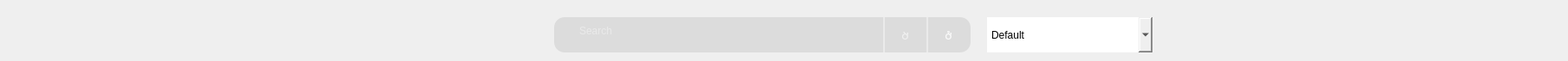
  <widget class="QGroupBox" name="searchBar">
   <property name="geometry">
    <rect>
     <x>110</x>
     <y>0</y>
     <width>1811</width>
     <height>71</height>
    </rect>
   </property>
   <property name="styleSheet">
    <string notr="true">border:none;
background:none;</string>
   </property>
   <property name="title">
    <string/>
   </property>
   <widget class="QLabel" name="label_15">
    <property name="geometry">
     <rect>
      <x>30</x>
      <y>50</y>
      <width>171</width>
      <height>91</height>
     </rect>
    </property>
    <property name="styleSheet">
     <string notr="true">QLabel#label_15

{
font: 10pt &quot;MS Reference Sans Serif&quot;;
border:none;
background-color:transparent;
color:rgba(255,255,255,120);
}
</string>
    </property>
    <property name="text">
     <string>stats</string>
    </property>
   </widget>
   <widget class="QLabel" name="label_48">
    <property name="geometry">
     <rect>
      <x>1020</x>
      <y>20</y>
      <width>16</width>
      <height>41</height>
     </rect>
    </property>
    <property name="styleSheet">
     <string notr="true">background-color: rgba(0, 0, 0,0);
font: 12pt &quot;MS Shell Dlg 2&quot;;
border: 2px solid rgba(0,0,0,0);
border-left-color:rgba(255,255,255,100);
color:rgb(255,255,255);
padding-bottom:7px;
border-radius:0px;</string>
    </property>
    <property name="text">
     <string/>
    </property>
   </widget>
   <widget class="QTextEdit" name="textEdit">
    <property name="geometry">
     <rect>
      <x>640</x>
      <y>20</y>
      <width>481</width>
      <height>41</height>
     </rect>
    </property>
    <property name="layoutDirection">
     <enum>Qt::LeftToRight</enum>
    </property>
    <property name="styleSheet">
     <string notr="true">border:1 px solid #ced4da;
border-radius:12px;
padding-left:25px;
padding-top:5px;
background:rgba(190,190,190,100);
color : rgba(255,255,255,200);
font: 14pt &quot;MS Shell Dlg 2&quot;;</string>
    </property>
    <property name="placeholderText">
     <string>Search</string>
    </property>
   </widget>
   <widget class="QPushButton" name="gg_2">
    <property name="geometry">
     <rect>
      <x>1080</x>
      <y>20</y>
      <width>31</width>
      <height>41</height>
     </rect>
    </property>
    <property name="styleSheet">
     <string notr="true">QPushButton#gg_2
{
font: 20pt &quot;dripicons-v2&quot;;
border:none;
background-color:transparent;
color:rgba(255,255,255,150);
}
QPushButton#gg_2:hover
{
font: 20pt &quot;dripicons-v2&quot;;
border:none;
background-color:transparent;
color:rgba(255,255,255,255);
}</string>
    </property>
    <property name="text">
     <string></string>
    </property>
   </widget>
   <widget class="QPushButton" name="gg_5">
    <property name="geometry">
     <rect>
      <x>1030</x>
      <y>20</y>
      <width>31</width>
      <height>41</height>
     </rect>
    </property>
    <property name="styleSheet">
     <string notr="true">QPushButton#gg_5
{
font: 20pt &quot;dripicons-v2&quot;;
border:none;
background-color:transparent;
color:rgba(255,255,255,150);
}
QPushButton#gg_5:hover
{
font: 20pt &quot;dripicons-v2&quot;;
border:none;
background-color:transparent;
color:rgba(255,255,255,255);
}</string>
    </property>
    <property name="text">
     <string></string>
    </property>
   </widget>
   <widget class="QLabel" name="label_47">
    <property name="geometry">
     <rect>
      <x>1070</x>
      <y>20</y>
      <width>16</width>
      <height>41</height>
     </rect>
    </property>
    <property name="styleSheet">
     <string notr="true">background-color: rgba(0, 0, 0,0);
font: 12pt &quot;MS Shell Dlg 2&quot;;
border: 2px solid rgba(0,0,0,0);
border-left-color:rgba(255,255,255,100);
color:rgb(255,255,255);
padding-bottom:7px;
border-radius:0px;</string>
    </property>
    <property name="text">
     <string/>
    </property>
   </widget>
   <widget class="QPushButton" name="hihi">
    <property name="geometry">
     <rect>
      <x>1710</x>
      <y>10</y>
      <width>60</width>
      <height>60</height>
     </rect>
    </property>
    <property name="toolTipDuration">
     <number>1</number>
    </property>
    <property name="autoFillBackground">
     <bool>false</bool>
    </property>
    <property name="styleSheet">
     <string notr="true">QPushButton#hihi{
border-radius:30px;
border-image:url(&quot;plink.gif&quot;);
}</string>
    </property>
    <property name="text">
     <string/>
    </property>
    <property name="iconSize">
     <size>
      <width>40</width>
      <height>40</height>
     </size>
    </property>
    <property name="flat">
     <bool>false</bool>
    </property>
   </widget>
   <widget class="QPushButton" name="ggM">
    <property name="geometry">
     <rect>
      <x>1080</x>
      <y>20</y>
      <width>31</width>
      <height>41</height>
     </rect>
    </property>
    <property name="styleSheet">
     <string notr="true">QPushButton#ggM
{
font: 20pt &quot;dripicons-v2&quot;;
border:none;
background-color:transparent;
color:rgba(255,255,255,150);
}
QPushButton#ggM:hover
{
font: 20pt &quot;dripicons-v2&quot;;
border:none;
background-color:transparent;
color:rgba(255,255,255,255);
}</string>
    </property>
    <property name="text">
     <string></string>
    </property>
   </widget>
   <widget class="QComboBox" name="comboBox_7">
    <property name="geometry">
     <rect>
      <x>1140</x>
      <y>20</y>
      <width>191</width>
      <height>41</height>
     </rect>
    </property>
    <property name="font">
     <font>
      <family>MS Shell Dlg 2</family>
      <pointsize>12</pointsize>
      <weight>50</weight>
      <italic>false</italic>
      <bold>false</bold>
      <kerning>true</kerning>
     </font>
    </property>
    <property name="styleSheet">
     <string notr="true">#comboBox_7
{
border:1 px solid #ced4da;

padding-left:10px;
background:rgba(190,190,190,100);
color : rgba(255,255,255,200);
border-radius:12px;
font: 12pt &quot;MS Shell Dlg 2&quot;;
}
#comboBox_7::drop-down{
border:0px;
}
#comboBox_5::down-arrow{
image:url(D:\Untitled_design__5_-removebg-preview.png);
width:30px;
height:30px;
margin-right:18px;
}
#comboBox_7 QListView{
border:1 px solid #ced4da;
font-size:12px &quot;MS Shell Dlg 2&quot;;
padding:5px;
outline:0px;
border-radius:20px;
selection-background-color: rgba(190,190,190,100);
background-color:rgba(190,190,190,100);
}
#comboBox_7 QListView::item{
font-size:12px &quot;MS Shell Dlg 2&quot;;
selection-background-color:rgba(190,190,190,100);
background-color:rgba(190,190,190,100);
border-radius:12px;
}
#comboBox_7 QListView::item:hover{
font-size:12px &quot;MS Shell Dlg 2&quot;;
selection-background-color:rgba(190,190,190,100);
background-color:rgba(190,190,190,100);
border-radius:12px;
}</string>
    </property>
    <property name="editable">
     <bool>false</bool>
    </property>
    <property name="duplicatesEnabled">
     <bool>false</bool>
    </property>
    <property name="frame">
     <bool>false</bool>
    </property>
    <item>
     <property name="text">
      <string>default</string>
     </property>
    </item>
    <item>
     <property name="text">
      <string>date transaction from newest to oldest</string>
     </property>
    </item>
    <item>
     <property name="text">
      <string>date transaction from oldest to newest</string>
     </property>
    </item>
    <item>
     <property name="text">
      <string>montant from highest to lowest</string>
     </property>
    </item>
    <item>
     <property name="text">
      <string>montant from lowest to highest</string>
     </property>
    </item>
   </widget>
   <widget class="QComboBox" name="comboBoxM_2">
    <property name="geometry">
     <rect>
      <x>1140</x>
      <y>20</y>
      <width>191</width>
      <height>41</height>
     </rect>
    </property>
    <property name="styleSheet">
     <string notr="true">#comboBoxM_2
{
border:1 px solid #ced4da;
border-radius:12px;
padding-left:10px;
background:rgba(190,190,190,100);
color : rgba(255,255,255,200);
font: 12pt &quot;MS Shell Dlg 2&quot;;
}
#comboBoxM_2::drop-down{
border:0px;
}
#comboBoxM_2::down-arrow{
image:url(D:\Untitled_design__5_-removebg-preview.png);
width:30px;
height:30px;
margin-right:18px;
}
#comboBoxM_2 QListView{
border:1 px solid #ced4da;
font-size:12px &quot;MS Shell Dlg 2&quot;;
padding:5px;
outline:0px;
border-radius:20px;
selection-background-color: rgba(90,90,90,200);
background-color:rgba(150,150,150,150);
}
#comboBoxM_2 QListView::item{
font-size:12px &quot;MS Shell Dlg 2&quot;;
selection-background-color: rgba(90,90,90,200);
background-color:rgba(150,150,150,150);
border-radius:12px;
}
#comboBoxM_2 QListView::item:hover{
font-size:12px &quot;MS Shell Dlg 2&quot;;
selection-background-color:rgba(90,90,90,200);
background-color:rgba(150,150,150,150);
border-radius:12px;
}

</string>
    </property>
    <item>
     <property name="text">
      <string>Default</string>
     </property>
    </item>
    <item>
     <property name="text">
      <string>Sorting ASC by studio number</string>
     </property>
    </item>
    <item>
     <property name="text">
      <string>Sorting DESC by studio number</string>
     </property>
    </item>
    <item>
     <property name="text">
      <string>Sorting ASC by date</string>
     </property>
    </item>
    <item>
     <property name="text">
      <string>Sorting DESC by date</string>
     </property>
    </item>
   </widget>
   <widget class="QComboBox" name="comboBoxM">
    <property name="geometry">
     <rect>
      <x>1140</x>
      <y>20</y>
      <width>191</width>
      <height>41</height>
     </rect>
    </property>
    <property name="styleSheet">
     <string notr="true">#comboBoxM
{
border:1 px solid #ced4da;
border-radius:12px;
padding-left:10px;
background:rgba(190,190,190,100);
color : rgba(255,255,255,200);
font: 12pt &quot;MS Shell Dlg 2&quot;;
}
#comboBoxM::drop-down{
border:0px;
}
#comboBoxM::down-arrow{
image:url(D:\Untitled_design__5_-removebg-preview.png);
width:30px;
height:30px;
margin-right:18px;
}
#comboBoxM QListView{
border:1 px solid #ced4da;
font-size:12px &quot;MS Shell Dlg 2&quot;;
padding:5px;
outline:0px;
border-radius:20px;
selection-background-color: rgba(90,90,90,200);
background-color:rgba(150,150,150,150);
}
#comboBoxM QListView::item{
font-size:12px &quot;MS Shell Dlg 2&quot;;
selection-background-color: rgba(90,90,90,200);
background-color:rgba(150,150,150,150);
border-radius:12px;
}
#comboBoxM QListView::item:hover{
font-size:12px &quot;MS Shell Dlg 2&quot;;
selection-background-color:rgba(90,90,90,200);
background-color:rgba(150,150,150,150);
border-radius:12px;
}

</string>
    </property>
    <item>
     <property name="text">
      <string>Default</string>
     </property>
    </item>
    <item>
     <property name="text">
      <string>Channel</string>
     </property>
    </item>
    <item>
     <property name="text">
      <string>Radio</string>
     </property>
    </item>
    <item>
     <property name="text">
      <string>Date of creation</string>
     </property>
    </item>
   </widget>
   <zorder>textEdit</zorder>
   <zorder>label_15</zorder>
   <zorder>label_48</zorder>
   <zorder>gg_2</zorder>
   <zorder>gg_5</zorder>
   <zorder>label_47</zorder>
   <zorder>hihi</zorder>
   <zorder>ggM</zorder>
   <zorder>comboBox_7</zorder>
   <zorder>comboBoxM_2</zorder>
   <zorder>comboBoxM</zorder>
  </widget>
